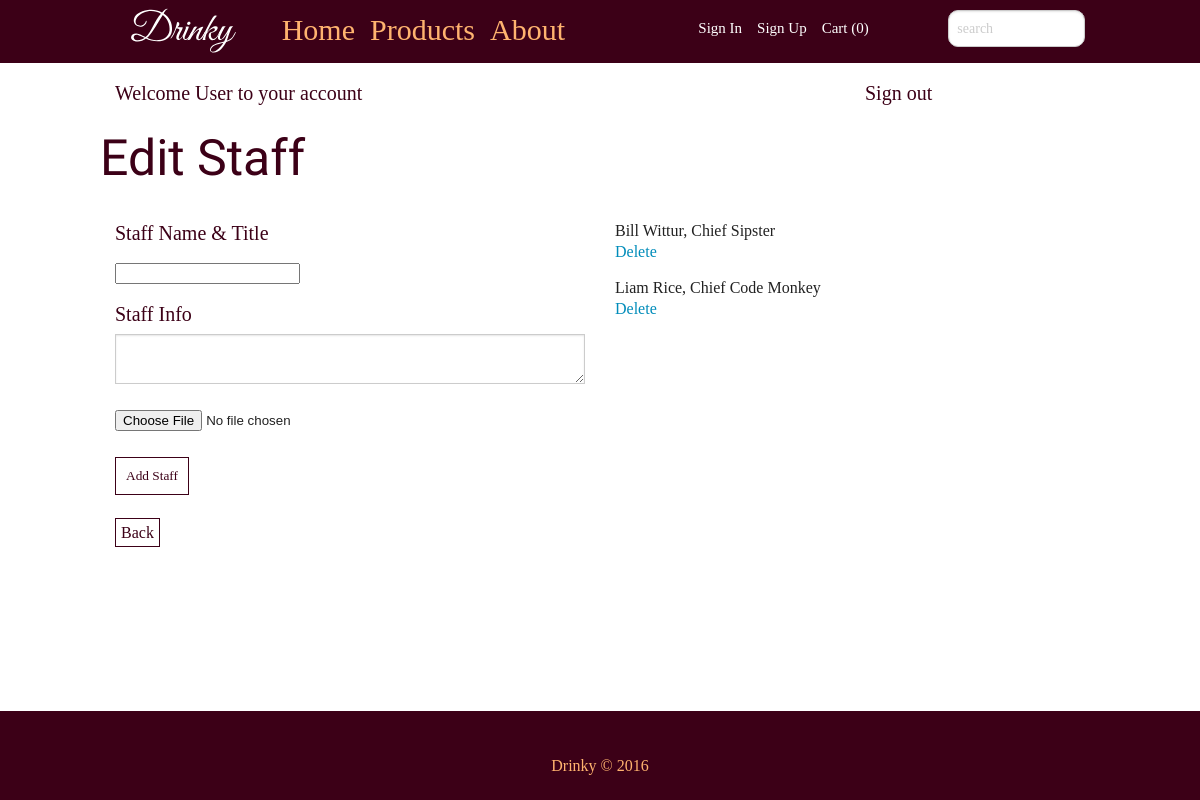
Screenshot of /admin/edit_staff.php with the database file from the repository.
### tables this page shows
CREATE TABLE tbl_staff (
  staff_id smallint(5) unsigned NOT NULL,
  staff_img varchar(100) NOT NULL,
  staff_name varchar(100) NOT NULL,
  staff_info text NOT NULL
);

### admin/includes/read.php (called while the page is built, shortened)
<?php
	function getAll($tbl) {
		include('connect.php');
		$queryAll = "SELECT * FROM {$tbl}";
		$runAll = mysqli_query($link, $queryAll);
		if($runAll){
			return $runAll;
		}else{
			$error =  "There was an error accessing this information.  Please contact your admin.";
			return $error;
		}
	}
 ?>

### admin/edit_staff.php (the view, shortened to what this page needs)
<?php
$tbl = "tbl_staff";
$staff = getAll($tbl);
 ?>
<html>
<head>
<link rel="stylesheet" href="../css/foundation.min.css"/>
<link href="../css/reset.css" rel="stylesheet" type="text/css" media="screen">
<link href="../css/main.css" rel="stylesheet" type="text/css" media="screen">
</head>
<body>
<header class="topBar">
	<div class="row">
		<div class="small-3 large-2 columns">
			<img class="logoSmall" src="../images/drinky_logo_word.svg" alt="logo">
		</div>
		<nav class="show-for-medium-up large-5 columns">
			<ul>
				<li><a href="../index.php">Home</a></li>
				<li><a href="../product.php">Products</a></li>
				<li><a href="../about.php">About</a></li>
			</ul>
		</nav>
		<div class="small-9 large-3 columns log">
			<ul>
				<li><a href="../signin.php">Sign In</a></li>
				<li><a href="../signup.php">Sign Up</a></li>
				<li><a href="">Cart (0)</a></li>
			</ul>
		</div>
		<div class="small-12 large-2 columns headSearch">
			<input placeholder="search"  type="search">
		</div>
	</div>
</header>
<section class="row account">
	<h3 class="small-12 large-9 columns">Welcome User to your account</h3>
	<a class="small-12 large-3 columns" href="includes/caller.php?caller_id=logout">Sign out</a>
</section>
<div class="row add">
<h2>Edit Staff</h2>
</div>
<div class="row add">
	<div class="small-12 large-6 columns">
		<form action="add_staff.php" enctype="multipart/form-data" method="post" >
			<label>Staff Name &amp; Title</label>
			<input name="staffName" value="">
			<label>Staff Info</label>
			<textarea name="staffInfo" value=""></textarea>
			<input  name="staffImage" type="file" value="Add Image">
			<input class="addButt" name="addStaff" type="submit" value="Add Staff">
		</form>
	</div>
	<div class="small-12 large-6 columns deleteDrink">
		<?php
			while ($row=mysqli_fetch_array($staff)) {
				echo "<p>{$row['staff_name']}</p>";
				echo "<a href=\"includes/caller_staff.php?caller_id=delete&id={$row['staff_id']}\">";
				echo "Delete";
				echo "</a><br>";
			}
		 ?>
	</div>
</div>
<div class="row">
	<div class="small-12 large-12 columns back">
	 <a href="admin_index.php">Back</a>
	</div>
</div>
<section class="footer footerhelp">
	<footer>Drinky &copy; 2016</footer>
</section>
</body>
</html>

### css/main.css (style rules this page uses)
.topBar { background-color: #3c0017; }
header img { padding: 5px; }
header nav ul { margin-top: 15px; }
header nav ul li { float: left; margin-right: 15px; }
header nav ul li a { color: #ffb36f; font-family: "Droid Serif", serif; font-size: 30px; }
.log ul { margin-top: 20px; }
.log ul li { float: left; margin-right: 15px; }
.log ul li a { color: #FFF; font-size: 15px; }
.headSearch input { margin-top: 10px; border-radius: 10px; }
.account h3 { color: #3c0017; font-family: "Droid Serif", serif; margin-bottom: 10px; font-size: 20px; margin-top: 20px; }
.account a { color: #3c0017; font-family: "Droid Serif", serif; margin-bottom: 10px; font-size: 20px; margin-top: 20px; }
.add h2 { color: #3c0017; font-family: "Passion One", serif; font-size: 50px; margin-top: 20px; margin-bottom: 20px; }
.add label { color: #3c0017; font-family: "Droid Serif", serif; margin-bottom: 10px; font-size: 20px; margin-top: 20px; }
.add input { margin-top: 10px; }
.addButt { background-color: #FFF; font-family: "Droid Serif", serif; color: #3c0017; padding: 10px; outline: none; border: 1px solid #3c0017; cursor: pointer; }
.deleteDrink p { padding-bottom: 5px; padding-top: 20px; }
.back { margin-top: 30px; }
.back a { padding: 5px; border: 1px solid #3c0017; color: #3c0017; }
.footer { background-color: #3c0017; }
.footer footer { font-family: "Droid Serif", serif; padding-top: 20px; padding-bottom: 20px; text-align: center; color: #ffb36f; margin-top: 20px; }
.footerhelp { position: absolute; right: 0; bottom: 0; left: 0; padding: .4rem; }

### rows the page displays
tbl_staff: staff_name "Bill Wittur, Chief Sipster"
tbl_staff: staff_name "Liam Rice, Chief Code Monkey"
